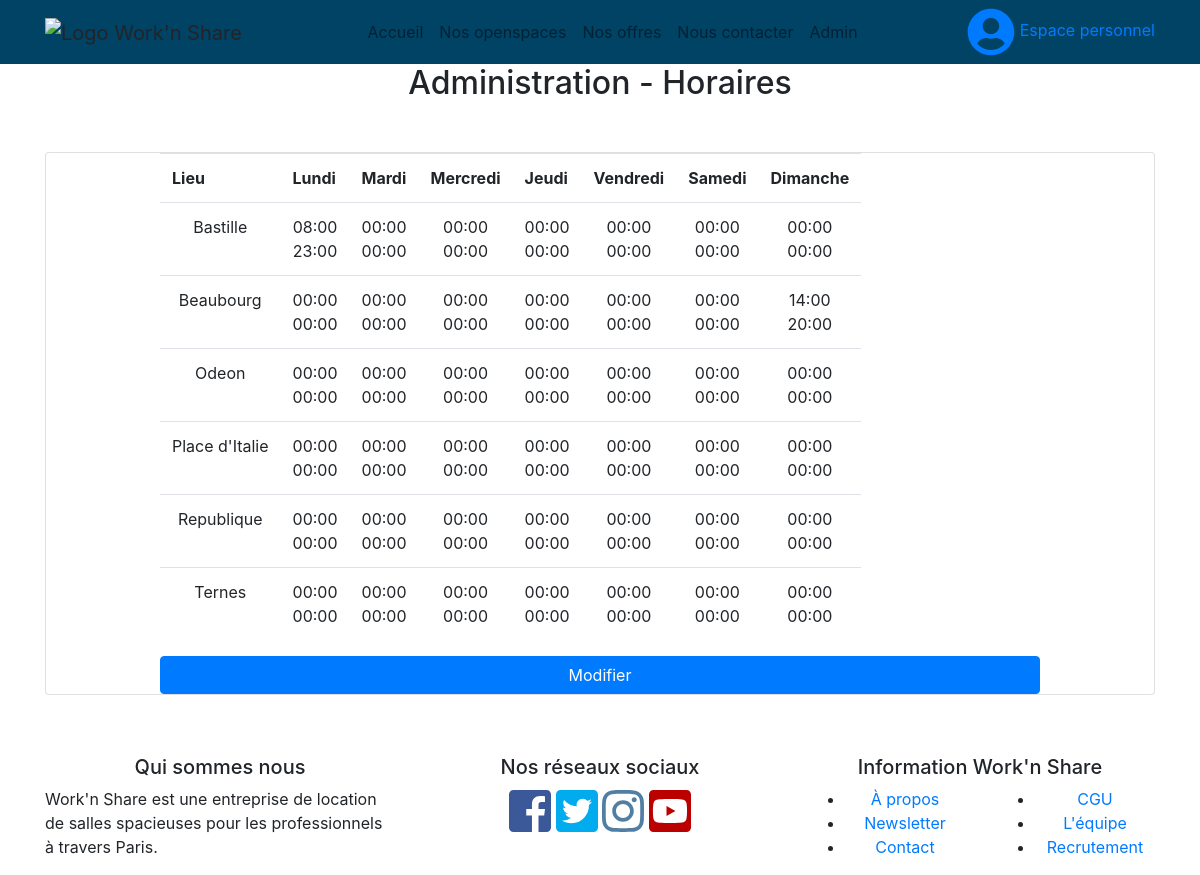
Page /admin_schedules.php on the committed database.
### tables this page shows
CREATE TABLE IF NOT EXISTS `schedule` (
  `id_schedule` int(11) NOT NULL AUTO_INCREMENT,
  `day` varchar(9) NOT NULL,
  `begin_schedule` time NOT NULL,
  `end_schedule` time NOT NULL,
  `id_location` int(11) DEFAULT NULL,
  PRIMARY KEY (`id_schedule`)
);

CREATE TABLE IF NOT EXISTS `location` (
  `id_location` int(11) NOT NULL AUTO_INCREMENT,
  `town` varchar(50) NOT NULL,
  `address` varchar(255) NOT NULL,
  PRIMARY KEY (`id_location`)
);

### admin_schedules.php (the view)
<?php include "assets/include/header.php";
    $db = connectDb();
    $query = $db->prepare("SELECT day, TIME_FORMAT(begin_schedule, '%H:%i'), TIME_FORMAT(end_schedule, '%H:%i'), id_location FROM SCHEDULE ORDER BY id_location ASC");
    $query->execute();
    $result = $query->fetchAll();
    function name_town($id,$db){
        $query = $db->prepare("SELECT * FROM LOCATION WHERE id_location=:plop");
        $query->execute(["plop" => $id]);
        $result2 = $query->fetch(PDO::FETCH_ASSOC);
        return $result2['town'];
    }
?>
<section>
    <center><h2>Administration - Horaires</h2></center>
    <div class="container main-content">
        <div class="row" style="margin-top:50px; margin-bottom:50px;">
            <div class="col-md-12">
                <div class="card-deck">
                    <div class="card" style="padding-left:10%; padding-right:10%;">
                        <table class="table table-responsive table-hover">
                            <tr>
                                <th>Lieu</th>
                                <th>Lundi</th>
                                <th>Mardi</th>
                                <th>Mercredi</th>
                                <th>Jeudi</th>
                                <th>Vendredi</th>
                                <th>Samedi</th>
                                <th>Dimanche</th>
                            </tr>
                            <?php
                                for($i = 0; $i < 6; $i++){
                                    $name = name_town($result[$i*7][3],$db);
                                    echo '  <tr>
                                                <td><center>'.$name.'</center></td>';
                                    for($j = 0; $j < 7; $j++){
                                        echo '  <td><center>'.$result[$i*7+$j][1].'<br>'.$result[$i*7+$j][2].'</center></td>';
                                    }
                                    echo '</tr>';
                                }
                             ?>
                        </table>
                        <a class="btn btn-primary" href="admin_schedules_edit.php">Modifier</a>
                    </div>
                </div>
            </div>
        </div>
    </div>
<?php include "assets/include/footer.php"; ?>

### rows in the picture
schedule: id_location.town "Bastille", j "08:00", j "23:00"
schedule: j "00:00"
schedule: j "00:00"
schedule: j "00:00"
schedule: j "00:00"
schedule: j "00:00"
schedule: j "00:00"
schedule: id_location.town "Beaubourg", j "00:00"
schedule: j "00:00"
schedule: j "00:00"
schedule: j "00:00"
schedule: j "00:00"
schedule: j "00:00"
schedule: j "14:00", j "20:00"
schedule: id_location.town "Odeon", j "00:00"
schedule: j "00:00"
schedule: j "00:00"
schedule: j "00:00"
schedule: j "00:00"
schedule: j "00:00"
schedule: j "00:00"
schedule: id_location.town "Place d'Italie", j "00:00"
schedule: j "00:00"
schedule: j "00:00"
schedule: j "00:00"
schedule: j "00:00"
schedule: j "00:00"
schedule: j "00:00"
schedule: id_location.town "Republique", j "00:00"
schedule: j "00:00"
schedule: j "00:00"
schedule: j "00:00"
schedule: j "00:00"
schedule: j "00:00"
schedule: j "00:00"
schedule: id_location.town "Ternes", j "00:00"
schedule: j "00:00"
schedule: j "00:00"
schedule: j "00:00"
schedule: j "00:00"
schedule: j "00:00"
schedule: j "00:00"
